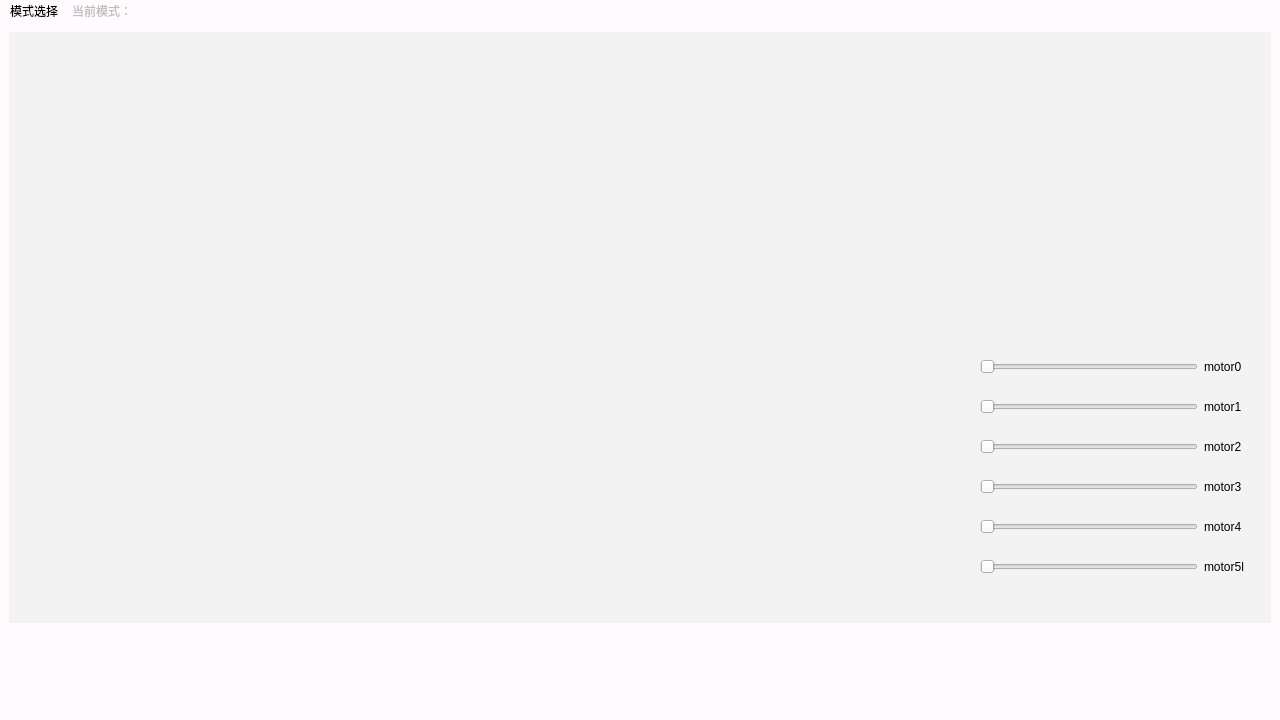
<?xml version="1.0" encoding="UTF-8"?>
<ui version="4.0">
 <class>base</class>
 <widget class="QMainWindow" name="base">
  <property name="geometry">
   <rect>
    <x>0</x>
    <y>0</y>
    <width>1280</width>
    <height>720</height>
   </rect>
  </property>
  <property name="windowTitle">
   <string>base</string>
  </property>
  <property name="styleSheet">
   <string notr="true">background: rgb(254, 250, 254);</string>
  </property>
  <widget class="QWidget" name="centralwidget">
   <layout class="QVBoxLayout" name="verticalLayout">
    <item>
     <widget class="QWidget" name="widget" native="true">
      <property name="styleSheet">
       <string notr="true">background:rgb(243, 243, 243)</string>
      </property>
      <layout class="QHBoxLayout" name="horizontalLayout">
       <item>
        <widget class="VideoWidget" name="widget_video" native="true">
         <property name="minimumSize">
          <size>
           <width>500</width>
           <height>500</height>
          </size>
         </property>
         <property name="styleSheet">
          <string notr="true">background:rgb(243, 243, 243)</string>
         </property>
        </widget>
       </item>
       <item>
        <widget class="QWidget" name="widget_right" native="true">
         <property name="sizePolicy">
          <sizepolicy hsizetype="Fixed" vsizetype="Preferred">
           <horstretch>0</horstretch>
           <verstretch>0</verstretch>
          </sizepolicy>
         </property>
         <property name="minimumSize">
          <size>
           <width>300</width>
           <height>0</height>
          </size>
         </property>
         <property name="styleSheet">
          <string notr="true">QSlider::handle:horizontal{ 
		width:  10px; 
		height: 10px; 
		margin-top: -20px; 
		margin-left: 0px; 
		margin-bottom: -20px; 
		margin-right: 0px; 
 		background:rgb(211, 215, 207)
} 
QSlider::groove:horizontal{ 
		height: 12px;
		left: 0px;
		right: 0px;
		border:0px; 
	    border-radius:6px;
		background:rgba(0,0,0,50);
 } 
QSlider::sub-page:horizontal{
	   background:rgba(80,166,234,1);
}

background:rgb(252, 250, 252);</string>
         </property>
         <layout class="QVBoxLayout" name="verticalLayout_2">
          <item>
           <widget class="QWidget" name="widget_2" native="true">
            <property name="layoutDirection">
             <enum>Qt::LeftToRight</enum>
            </property>
            <property name="styleSheet">
             <string notr="true">background:</string>
            </property>
           </widget>
          </item>
          <item>
           <widget class="QWidget" name="widget_steroList" native="true">
            <property name="styleSheet">
             <string notr="true">background:</string>
            </property>
            <layout class="QGridLayout" name="gridLayout">
             <item row="0" column="0">
              <widget class="QSlider" name="horizontalSlider_0">
               <property name="orientation">
                <enum>Qt::Horizontal</enum>
               </property>
              </widget>
             </item>
             <item row="0" column="1">
              <widget class="QLabel" name="label_0">
               <property name="text">
                <string>motor0</string>
               </property>
              </widget>
             </item>
             <item row="1" column="0">
              <widget class="QSlider" name="horizontalSlider_1">
               <property name="orientation">
                <enum>Qt::Horizontal</enum>
               </property>
              </widget>
             </item>
             <item row="1" column="1">
              <widget class="QLabel" name="label_1">
               <property name="text">
                <string>motor1</string>
               </property>
              </widget>
             </item>
             <item row="2" column="0">
              <widget class="QSlider" name="horizontalSlider_2">
               <property name="orientation">
                <enum>Qt::Horizontal</enum>
               </property>
              </widget>
             </item>
             <item row="2" column="1">
              <widget class="QLabel" name="label_2">
               <property name="text">
                <string>motor2</string>
               </property>
              </widget>
             </item>
             <item row="3" column="0">
              <widget class="QSlider" name="horizontalSlider_3">
               <property name="orientation">
                <enum>Qt::Horizontal</enum>
               </property>
              </widget>
             </item>
             <item row="3" column="1">
              <widget class="QLabel" name="label_3">
               <property name="text">
                <string>motor3</string>
               </property>
              </widget>
             </item>
             <item row="4" column="0">
              <widget class="QSlider" name="horizontalSlider_4">
               <property name="orientation">
                <enum>Qt::Horizontal</enum>
               </property>
              </widget>
             </item>
             <item row="4" column="1">
              <widget class="QLabel" name="label_4">
               <property name="text">
                <string>motor4</string>
               </property>
              </widget>
             </item>
             <item row="5" column="0">
              <widget class="QSlider" name="horizontalSlider_5">
               <property name="orientation">
                <enum>Qt::Horizontal</enum>
               </property>
              </widget>
             </item>
             <item row="5" column="1">
              <widget class="QLabel" name="label_5">
               <property name="text">
                <string>motor5l</string>
               </property>
              </widget>
             </item>
            </layout>
           </widget>
          </item>
         </layout>
        </widget>
       </item>
      </layout>
     </widget>
    </item>
    <item>
     <widget class="QWidget" name="widget_down" native="true">
      <property name="maximumSize">
       <size>
        <width>16777215</width>
        <height>60</height>
       </size>
      </property>
      <property name="styleSheet">
       <string notr="true">background:transparent</string>
      </property>
      <layout class="QHBoxLayout" name="horizontalLayout_2">
       <item>
        <widget class="QWidget" name="widget_8" native="true">
         <property name="styleSheet">
          <string notr="true"> background-color: </string>
         </property>
        </widget>
       </item>
       <item>
        <widget class="QWidget" name="widget_5" native="true">
         <property name="styleSheet">
          <string notr="true"> background-color: </string>
         </property>
        </widget>
       </item>
      </layout>
     </widget>
    </item>
   </layout>
  </widget>
  <widget class="QMenuBar" name="menubar">
   <property name="geometry">
    <rect>
     <x>0</x>
     <y>0</y>
     <width>1280</width>
     <height>28</height>
    </rect>
   </property>
   <property name="styleSheet">
    <string notr="true">QMenu {
background-color:rgb(238, 238, 236);
border:0px solid rgba(82,130,164,1);
}

/*
QMenu::item {
min-width:100px;
font-size: 16px;
color: rgb(0,0,0);
background:rgba(86, 189, 182,0.5);
border:0px solid rgba(82,130,164,1);
padding:0px 1px;margin:1px 1px;
}
*/

 QMenu::item:selected {
background:rgba(0,0,0,0.2);
border:0px solid rgba(0,0,0,0.2);
}  

 QMenu::item:pressed {
background:rgba(255,255,255,0.4);
border:10x solid rgba(82,130,164,1);
}

background:rgb(243, 243, 243)</string>
   </property>
   <widget class="QMenu" name="menu">
    <property name="title">
     <string>模式选择</string>
    </property>
    <addaction name="action_control"/>
    <addaction name="action_detection"/>
   </widget>
   <widget class="QMenu" name="recentModel">
    <property name="enabled">
     <bool>false</bool>
    </property>
    <property name="title">
     <string>当前模式：</string>
    </property>
   </widget>
   <addaction name="menu"/>
   <addaction name="recentModel"/>
  </widget>
  <widget class="QStatusBar" name="statusbar"/>
  <action name="action_control">
   <property name="text">
    <string>直控</string>
   </property>
  </action>
  <action name="action_detection">
   <property name="text">
    <string>识别</string>
   </property>
  </action>
 </widget>
 <customwidgets>
  <customwidget>
   <class>VideoWidget</class>
   <extends>QWidget</extends>
   <header>include/videowidget.h</header>
   <container>1</container>
  </customwidget>
 </customwidgets>
 <resources/>
 <connections/>
</ui>
